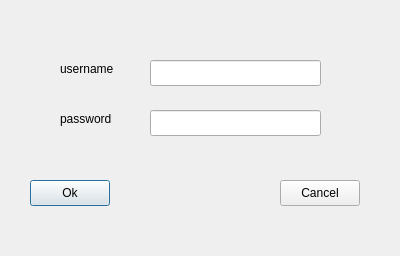
<?xml version="1.0" encoding="UTF-8"?>
<ui version="4.0">
 <class>Login_Dialog</class>
 <widget class="QDialog" name="Login_Dialog">
  <property name="geometry">
   <rect>
    <x>0</x>
    <y>0</y>
    <width>400</width>
    <height>256</height>
   </rect>
  </property>
  <property name="windowTitle">
   <string>Dialog</string>
  </property>
  <widget class="QLabel" name="label">
   <property name="geometry">
    <rect>
     <x>60</x>
     <y>60</y>
     <width>71</width>
     <height>18</height>
    </rect>
   </property>
   <property name="text">
    <string>username</string>
   </property>
  </widget>
  <widget class="QLabel" name="label_2">
   <property name="geometry">
    <rect>
     <x>60</x>
     <y>110</y>
     <width>54</width>
     <height>18</height>
    </rect>
   </property>
   <property name="text">
    <string>password</string>
   </property>
  </widget>
  <widget class="QLineEdit" name="user_lineEdit">
   <property name="geometry">
    <rect>
     <x>150</x>
     <y>60</y>
     <width>171</width>
     <height>26</height>
    </rect>
   </property>
  </widget>
  <widget class="QLineEdit" name="passwd_lineEdit">
   <property name="geometry">
    <rect>
     <x>150</x>
     <y>110</y>
     <width>171</width>
     <height>26</height>
    </rect>
   </property>
  </widget>
  <widget class="QPushButton" name="ok_pushButton">
   <property name="geometry">
    <rect>
     <x>30</x>
     <y>180</y>
     <width>80</width>
     <height>26</height>
    </rect>
   </property>
   <property name="text">
    <string>Ok</string>
   </property>
  </widget>
  <widget class="QPushButton" name="cancel_pushButton">
   <property name="geometry">
    <rect>
     <x>280</x>
     <y>180</y>
     <width>80</width>
     <height>26</height>
    </rect>
   </property>
   <property name="text">
    <string>Cancel</string>
   </property>
  </widget>
 </widget>
 <resources/>
 <connections/>
</ui>
